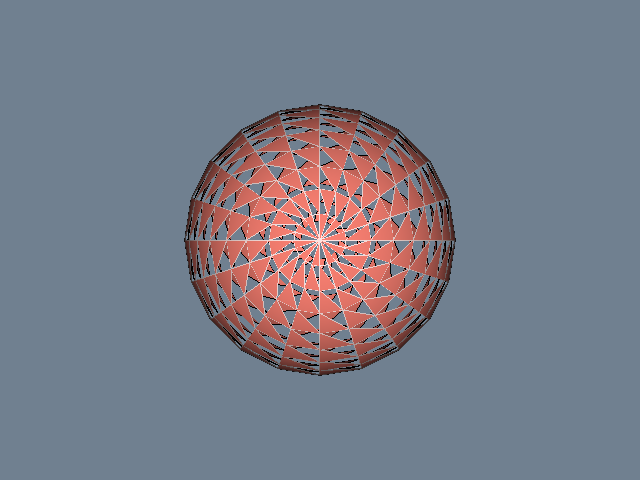

This chart was generated by the following Python code:
#!/usr/bin/env python

# Demonstrate vtkExtractCells to extract a subset of cells by ID from a
# sphere mesh, highlighting them in a different color.

# Factory overrides: importing these modules registers the OpenGL rendering
# and interaction style implementations for vtkRenderingCore factory classes.
import vtkmodules.vtkInteractionStyle  # noqa: F401
import vtkmodules.vtkRenderingOpenGL2  # noqa: F401
# VTK pipeline classes used in this example
from vtkmodules.vtkFiltersCore import vtkExtractCells
from vtkmodules.vtkFiltersGeometry import vtkDataSetSurfaceFilter
from vtkmodules.vtkFiltersSources import vtkSphereSource
from vtkmodules.vtkRenderingCore import (
    vtkActor,
    vtkPolyDataMapper,
    vtkRenderWindow,
    vtkRenderWindowInteractor,
    vtkRenderer,
)

# Colors (normalized RGB)
tomato_rgb = (0.980, 0.502, 0.447)
misty_rose_rgb = (1.000, 0.894, 0.882)
slate_gray_rgb = (0.439, 0.502, 0.565)

# Source: sphere
sphere_source = vtkSphereSource()
sphere_source.SetPhiResolution(20)
sphere_source.SetThetaResolution(20)
sphere_source.Update()

# Filter: extract every other cell to create a checkerboard pattern
extract_cells = vtkExtractCells()
extract_cells.SetInputConnection(sphere_source.GetOutputPort())
n_cells = sphere_source.GetOutput().GetNumberOfCells()
for i in range(0, n_cells, 2):
    extract_cells.AddCellRange(i, i)

# Filter: convert the unstructured grid output back to polydata
surface_filter = vtkDataSetSurfaceFilter()
surface_filter.SetInputConnection(extract_cells.GetOutputPort())

# Mapper: map the extracted cells to graphics primitives
extract_mapper = vtkPolyDataMapper()
extract_mapper.SetInputConnection(surface_filter.GetOutputPort())

# Actor: assign the extracted cell geometry
extract_actor = vtkActor()
extract_actor.SetMapper(extract_mapper)
extract_actor.GetProperty().SetColor(tomato_rgb)

# Mapper: map the full sphere as wireframe context
sphere_mapper = vtkPolyDataMapper()
sphere_mapper.SetInputConnection(sphere_source.GetOutputPort())

# Actor: wireframe context
sphere_actor = vtkActor()
sphere_actor.SetMapper(sphere_mapper)
sphere_actor.GetProperty().SetColor(misty_rose_rgb)
sphere_actor.GetProperty().SetRepresentationToWireframe()

# Renderer: assemble the scene
renderer = vtkRenderer()
renderer.AddActor(sphere_actor)
renderer.AddActor(extract_actor)
renderer.SetBackground(slate_gray_rgb)

# Render window: display the rendered scene
render_window = vtkRenderWindow()
render_window.AddRenderer(renderer)
render_window.SetWindowName("extract cells")
render_window.SetMultiSamples(0)
render_window.SetSize(640, 480)

# Interactor: handle mouse and keyboard events
render_window_interactor = vtkRenderWindowInteractor()
render_window_interactor.SetRenderWindow(render_window)

# Scene: configure the camera
renderer.ResetCamera()

# Start: launch the interactive visualization
render_window_interactor.Initialize()
render_window_interactor.Start()
